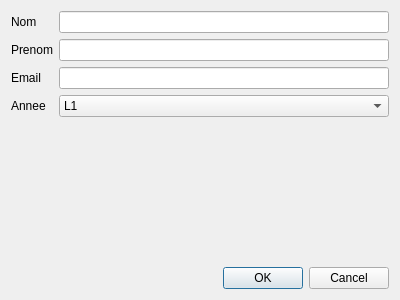
<?xml version="1.0" encoding="UTF-8"?>
<ui version="4.0">
 <class>DialogInscription</class>
 <widget class="QDialog" name="DialogInscription">
  <property name="geometry">
   <rect>
    <x>0</x>
    <y>0</y>
    <width>400</width>
    <height>300</height>
   </rect>
  </property>
  <property name="windowTitle">
   <string>Dialog</string>
  </property>
  <layout class="QGridLayout" name="gridLayout">
   <item row="2" column="0">
    <widget class="QLabel" name="label_email">
     <property name="text">
      <string>Email</string>
     </property>
    </widget>
   </item>
   <item row="1" column="0">
    <widget class="QLabel" name="label_prenom">
     <property name="text">
      <string>Prenom</string>
     </property>
    </widget>
   </item>
   <item row="0" column="1">
    <widget class="QLineEdit" name="lineEdit_nom"/>
   </item>
   <item row="4" column="0" colspan="2">
    <spacer name="verticalSpacer">
     <property name="orientation">
      <enum>Qt::Vertical</enum>
     </property>
     <property name="sizeHint" stdset="0">
      <size>
       <width>20</width>
       <height>40</height>
      </size>
     </property>
    </spacer>
   </item>
   <item row="0" column="0">
    <widget class="QLabel" name="label_nom">
     <property name="text">
      <string>Nom</string>
     </property>
    </widget>
   </item>
   <item row="3" column="0">
    <widget class="QLabel" name="label_annee">
     <property name="text">
      <string>Annee</string>
     </property>
    </widget>
   </item>
   <item row="5" column="0" colspan="2">
    <widget class="QDialogButtonBox" name="buttonBox">
     <property name="orientation">
      <enum>Qt::Horizontal</enum>
     </property>
     <property name="standardButtons">
      <set>QDialogButtonBox::Cancel|QDialogButtonBox::Ok</set>
     </property>
    </widget>
   </item>
   <item row="1" column="1">
    <widget class="QLineEdit" name="lineEdit_prenom"/>
   </item>
   <item row="3" column="1">
    <widget class="QComboBox" name="comboBox_annee">
     <item>
      <property name="text">
       <string>L1</string>
      </property>
     </item>
     <item>
      <property name="text">
       <string>L2MATH</string>
      </property>
     </item>
     <item>
      <property name="text">
       <string>L3MATH</string>
      </property>
     </item>
     <item>
      <property name="text">
       <string>M1MATH</string>
      </property>
     </item>
     <item>
      <property name="text">
       <string>M2MATH</string>
      </property>
     </item>
     <item>
      <property name="text">
       <string>L2INFO</string>
      </property>
     </item>
     <item>
      <property name="text">
       <string>L3INFO</string>
      </property>
     </item>
     <item>
      <property name="text">
       <string>M1INFO</string>
      </property>
     </item>
     <item>
      <property name="text">
       <string>M2INFO</string>
      </property>
     </item>
     <item>
      <property name="text">
       <string>Autre</string>
      </property>
     </item>
    </widget>
   </item>
   <item row="2" column="1">
    <widget class="QLineEdit" name="lineEdit_email"/>
   </item>
  </layout>
 </widget>
 <tabstops>
  <tabstop>lineEdit_nom</tabstop>
  <tabstop>lineEdit_prenom</tabstop>
  <tabstop>lineEdit_email</tabstop>
  <tabstop>comboBox_annee</tabstop>
 </tabstops>
 <resources/>
 <connections>
  <connection>
   <sender>buttonBox</sender>
   <signal>accepted()</signal>
   <receiver>DialogInscription</receiver>
   <slot>accept()</slot>
   <hints>
    <hint type="sourcelabel">
     <x>248</x>
     <y>254</y>
    </hint>
    <hint type="destinationlabel">
     <x>157</x>
     <y>274</y>
    </hint>
   </hints>
  </connection>
  <connection>
   <sender>buttonBox</sender>
   <signal>rejected()</signal>
   <receiver>DialogInscription</receiver>
   <slot>reject()</slot>
   <hints>
    <hint type="sourcelabel">
     <x>316</x>
     <y>260</y>
    </hint>
    <hint type="destinationlabel">
     <x>286</x>
     <y>274</y>
    </hint>
   </hints>
  </connection>
 </connections>
</ui>
